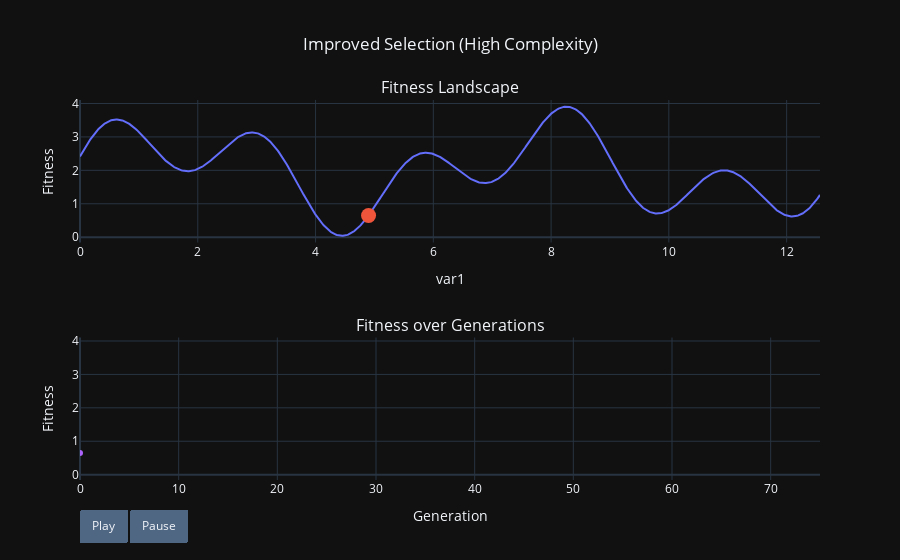

Notebook code cell kept with this figure:
### Code cell
### Initialize data storage
ex4_num_gens = 75
ex4_std_dev = 0.5
ex4_start = 4.9
ex4_state = np.random.RandomState(4) # Sets random seed for reproducibility

ex4_var1, ex4_fit = nat_sel_model(ex4_num_gens, ex4_std_dev,
                                  ex4_start, ex4_state, high_func, improved_selection)

improv_sel_high_env_plot = make_plot(ex4_num_gens, var1, high_func,
                                   ex4_var1, ex4_fit,
                                   title="Improved Selection (High Complexity)")
improv_sel_high_env_plot.show()

### Figure 1 — Plotly figure (JSON) as saved in the notebook; plotly's stock layout.template omitted (floating-point values rounded to 4 significant figures; data arrays with more than 128 entries replaced by an {"elided": "..."} marker saying what was removed)
{"data": [{"type": "scatter", "x": {"elided": "1000 float values"}, "xaxis": "x", "y": {"elided": "1000 float values"}, "yaxis": "y"}, {"marker": {"size": 15}, "mode": "markers", "type": "scatter", "x": [4.9], "xaxis": "x", "y": [0.6493], "yaxis": "y"}, {"mode": "markers", "type": "scatter", "xaxis": "x", "yaxis": "y"}, {"mode": "markers+lines", "type": "scatter", "x": [0], "xaxis": "x2", "y": [0.6493], "yaxis": "y2"}], "layout": {"annotations": [{"font": {"size": 16}, "showarrow": false, "text": "Fitness Landscape", "x": 0.5, "xanchor": "center", "xref": "paper", "y": 1, "yanchor": "bottom", "yref": "paper"}, {"font": {"size": 16}, "showarrow": false, "text": "Fitness over Generations", "x": 0.5, "xanchor": "center", "xref": "paper", "y": 0.375, "yanchor": "bottom", "yref": "paper"}], "autosize": true, "showlegend": false, "title": {"text": "Improved Selection (High Complexity)", "x": 0.5}, "updatemenus": [{"buttons": [{"args": [null, {"fromcurrent": true}], "label": "Play", "method": "animate"}, {"args": [[null], {"frame": {"duration": 0, "redraw": false}, "mode": "immediate", "transition": {"duration": 0}}], "label": "Pause", "method": "animate"}], "direction": "right", "pad": {"r": 10, "t": 30}, "showactive": false, "type": "buttons", "x": 0, "xanchor": "left", "y": 0, "yanchor": "top"}], "xaxis": {"anchor": "y", "domain": [0, 1], "title": {"text": "var1"}}, "xaxis2": {"anchor": "y2", "domain": [0, 1], "range": [0, 75], "title": {"text": "Generation"}}, "yaxis": {"anchor": "x", "domain": [0.625, 1], "range": [-0.1593, 4.105], "title": {"text": "Fitness"}}, "yaxis2": {"anchor": "x2", "domain": [0, 0.375], "range": [-0.1593, 4.105], "title": {"text": "Fitness"}}}}
